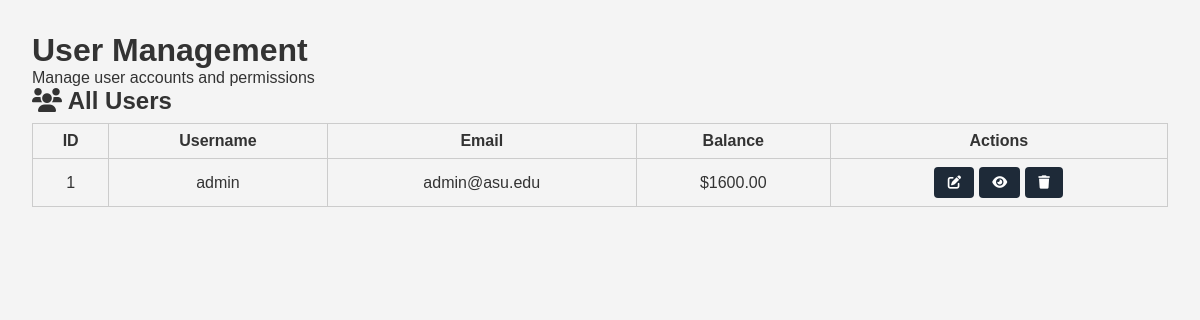
/admin/users (signed in), run on an earlier commit of the app's database.
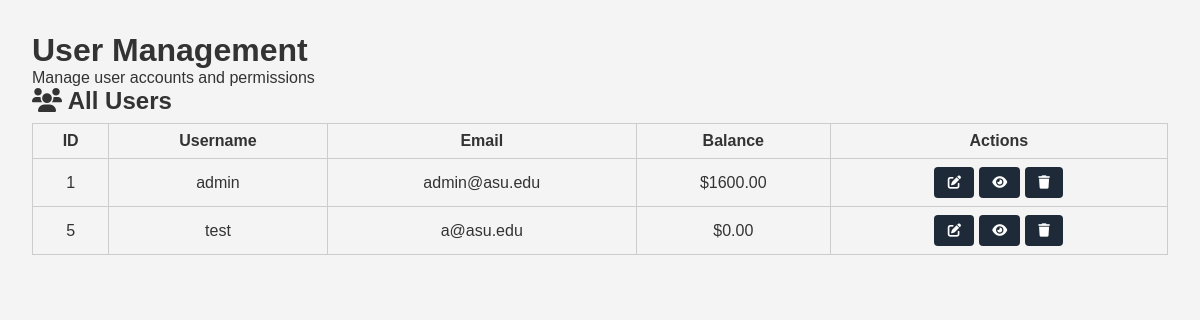
And on a later commit of the database.
### tables this page shows
CREATE TABLE users (
    user_id INTEGER PRIMARY KEY AUTOINCREMENT,
    username TEXT NOT NULL UNIQUE,
    email TEXT NOT NULL UNIQUE,
    balance REAL DEFAULT 0.0,
    password_hash TEXT NOT NULL,
    is_admin INTEGER DEFAULT 0
);

### app.py (the view)
@app.route('/admin/users')
def admin_users():
    check = require_admin()
    if check:
        return check
    conn = get_db_connection()
    users = conn.execute('SELECT user_id, username, email, balance FROM users').fetchall()
    conn.close()
    return render_template('admin_users.html', users=users)

### app.py (called while the page is built)
def get_db_connection():
    conn = sqlite3.connect(DB_NAME)
    conn.row_factory = sqlite3.Row
    return conn

def require_admin():
    if 'user_id' not in session:
        flash("You must be logged in.", "error")
        return redirect(url_for('login'))
    conn = get_db_connection()
    user = conn.execute(
        'SELECT is_admin FROM users WHERE user_id = ?',
        (session['user_id'],)
    ).fetchone()
    conn.close()
    if not user:
        flash("User not found.", "error")
        return redirect(url_for('login'))
    is_admin = user['is_admin'] if 'is_admin' in user.keys() else 0
    if int(is_admin) != 1:
        flash("Administrator access required.", "error")
        if 'user_id' in session:
            return redirect(url_for('dashboard', user_id=session.get('user_id')))
        return redirect(url_for('login'))
    return None

### templates/admin_users.html (shortened to what this page needs)
<!DOCTYPE html>
<html lang="en">
<head>
  <link rel="stylesheet" href="{{ url_for('static', filename='styles.css') }}">
  <link href="https://cdnjs.cloudflare.com/ajax/libs/font-awesome/6.0.0/css/all.min.css" rel="stylesheet">
</head>
<body>
  <main class="dashboard-container">
    <div class="welcome-section">
      <h1>User Management</h1>
      <p>Manage user accounts and permissions</p>
    </div>
    <div class="content-grid">
      <div class="card">
        <div class="card-header">
          <h2><i class="fas fa-users"></i> All Users</h2>
        </div>
        <div class="card-content">
          {% if users %}
            <div class="users-table">
              <table>
                <thead>
                  <tr>
                    <th>ID</th>
                    <th>Username</th>
                    <th>Email</th>
                    <th>Balance</th>
                    <th>Actions</th>
                  </tr>
                </thead>
                <tbody>
                  {% for user in users %}
                    <tr>
                      <td>{{ user.user_id }}</td>
                      <td class="username-cell">{{ user.username }}</td>
                      <td>{{ user.email }}</td>
                      <td class="balance-cell">${{ "%.2f"|format(user.balance) }}</td>
                      <td class="actions-cell">
					<form action="{{ url_for('admin_user_edit', user_id=user.user_id) }}"
						  method="GET"
						  style="display:inline;">
					  <button class="btn-icon" title="Edit User">
						<i class="fas fa-edit"></i>
					  </button>
					</form>
					<form action="{{ url_for('admin_user_portfolio', user_id=user.user_id) }}"
						  method="GET"
						  style="display:inline;">
					  <button class="btn-icon" title="View Portfolio">
						<i class="fas fa-eye"></i>
					  </button>
					</form>
					<form action="{{ url_for('admin_user_delete', user_id=user.user_id) }}"
						  method="POST"
						  style="display:inline;"
						  onsubmit="return confirm('Are you sure you want to delete this user? This action cannot be undone.');">
					  <button class="btn-icon" title="Delete User">
						<i class="fas fa-trash"></i>
					  </button>
					</form>
                      </td>
                    </tr>
                  {% endfor %}
                </tbody>
              </table>
            </div>
          {% endif %}
        </div>
      </div>
    </div>
  </main>
</body>
</html>

What changed in the data, as far as the page shows it:
added users: user_id "5", username "test", email "a@asu.edu", balance "0.00"
